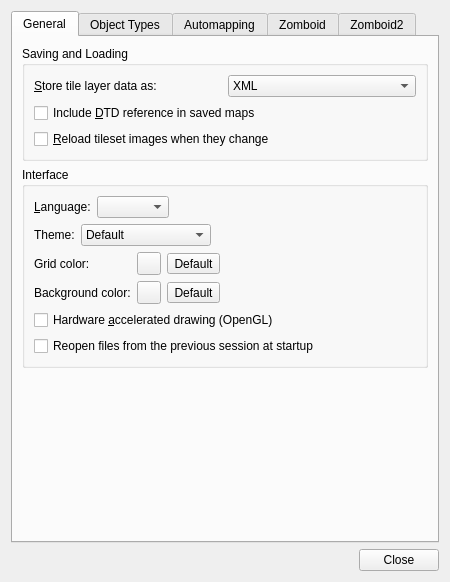
<?xml version="1.0" encoding="UTF-8"?>
<ui version="4.0">
 <class>PreferencesDialog</class>
 <widget class="QDialog" name="PreferencesDialog">
  <property name="geometry">
   <rect>
    <x>0</x>
    <y>0</y>
    <width>462</width>
    <height>491</height>
   </rect>
  </property>
  <property name="windowTitle">
   <string>Preferences</string>
  </property>
  <layout class="QVBoxLayout" name="verticalLayout">
   <property name="sizeConstraint">
    <enum>QLayout::SetFixedSize</enum>
   </property>
   <item>
    <widget class="QTabWidget" name="tabWidget">
     <property name="currentIndex">
      <number>0</number>
     </property>
     <widget class="QWidget" name="tab">
      <attribute name="title">
       <string>General</string>
      </attribute>
      <layout class="QVBoxLayout" name="verticalLayout_2">
       <item>
        <widget class="QGroupBox" name="groupBox">
         <property name="title">
          <string>Saving and Loading</string>
         </property>
         <layout class="QGridLayout" name="gridLayout">
          <item row="0" column="1">
           <widget class="QComboBox" name="layerDataCombo">
            <item>
             <property name="text">
              <string>XML</string>
             </property>
            </item>
            <item>
             <property name="text">
              <string>Base64 (uncompressed)</string>
             </property>
            </item>
            <item>
             <property name="text">
              <string>Base64 (gzip compressed)</string>
             </property>
            </item>
            <item>
             <property name="text">
              <string>Base64 (zlib compressed)</string>
             </property>
            </item>
            <item>
             <property name="text">
              <string>CSV</string>
             </property>
            </item>
           </widget>
          </item>
          <item row="3" column="0" colspan="2">
           <widget class="QCheckBox" name="reloadTilesetImages">
            <property name="text">
             <string>&amp;Reload tileset images when they change</string>
            </property>
           </widget>
          </item>
          <item row="2" column="0" colspan="2">
           <widget class="QCheckBox" name="enableDtd">
            <property name="toolTip">
             <string>Not enabled by default since a reference to an external DTD is known to cause problems with some XML parsers.</string>
            </property>
            <property name="text">
             <string>Include &amp;DTD reference in saved maps</string>
            </property>
           </widget>
          </item>
          <item row="0" column="0">
           <widget class="QLabel" name="label">
            <property name="text">
             <string>&amp;Store tile layer data as:</string>
            </property>
            <property name="buddy">
             <cstring>layerDataCombo</cstring>
            </property>
           </widget>
          </item>
         </layout>
        </widget>
       </item>
       <item>
        <widget class="QGroupBox" name="groupBox_2">
         <property name="title">
          <string>Interface</string>
         </property>
         <layout class="QVBoxLayout" name="verticalLayout_9">
          <property name="sizeConstraint">
           <enum>QLayout::SetDefaultConstraint</enum>
          </property>
          <item>
           <layout class="QHBoxLayout" name="horizontalLayout_3">
            <item>
             <widget class="QLabel" name="label_2">
              <property name="text">
               <string>&amp;Language:</string>
              </property>
              <property name="buddy">
               <cstring>languageCombo</cstring>
              </property>
             </widget>
            </item>
            <item>
             <widget class="QComboBox" name="languageCombo"/>
            </item>
            <item>
             <spacer name="horizontalSpacer_2">
              <property name="orientation">
               <enum>Qt::Horizontal</enum>
              </property>
              <property name="sizeHint" stdset="0">
               <size>
                <width>40</width>
                <height>20</height>
               </size>
              </property>
             </spacer>
            </item>
           </layout>
          </item>
          <item>
           <layout class="QHBoxLayout" name="themeLayout">
            <item>
             <widget class="QLabel" name="themeLabel">
              <property name="text">
               <string>Theme:</string>
              </property>
             </widget>
            </item>
            <item>
             <widget class="QComboBox" name="themeCombo">
              <item>
               <property name="text">
                <string>Default</string>
               </property>
              </item>
              <item>
               <property name="text">
                <string>Breeze (Dark)</string>
               </property>
              </item>
              <item>
               <property name="text">
                <string>QDarkStyle (Dark)</string>
               </property>
              </item>
              <item>
               <property name="text">
                <string>QDarkStyle (Light)</string>
               </property>
              </item>
             </widget>
            </item>
            <item>
             <spacer name="horizontalSpacer_6">
              <property name="orientation">
               <enum>Qt::Horizontal</enum>
              </property>
              <property name="sizeHint" stdset="0">
               <size>
                <width>40</width>
                <height>20</height>
               </size>
              </property>
             </spacer>
            </item>
           </layout>
          </item>
          <item>
           <layout class="QGridLayout" name="gridLayout_2">
            <item row="2" column="2">
             <widget class="QToolButton" name="bgColorReset">
              <property name="text">
               <string>Default</string>
              </property>
             </widget>
            </item>
            <item row="0" column="0">
             <widget class="QLabel" name="label_3">
              <property name="text">
               <string>Grid color:</string>
              </property>
             </widget>
            </item>
            <item row="2" column="1">
             <widget class="Tiled::Internal::ColorButton" name="bgColor"/>
            </item>
            <item row="2" column="0">
             <widget class="QLabel" name="label_5">
              <property name="text">
               <string>Background color:</string>
              </property>
             </widget>
            </item>
            <item row="0" column="1">
             <widget class="Tiled::Internal::ColorButton" name="gridColor"/>
            </item>
            <item row="2" column="3">
             <spacer name="horizontalSpacer_4">
              <property name="orientation">
               <enum>Qt::Horizontal</enum>
              </property>
              <property name="sizeHint" stdset="0">
               <size>
                <width>40</width>
                <height>20</height>
               </size>
              </property>
             </spacer>
            </item>
            <item row="0" column="2">
             <widget class="QToolButton" name="gridColorReset">
              <property name="text">
               <string>Default</string>
              </property>
             </widget>
            </item>
           </layout>
          </item>
          <item>
           <layout class="QHBoxLayout" name="horizontalLayout_5"/>
          </item>
          <item>
           <widget class="QCheckBox" name="openGL">
            <property name="text">
             <string>Hardware &amp;accelerated drawing (OpenGL)</string>
            </property>
           </widget>
          </item>
          <item>
           <widget class="QCheckBox" name="restoreLastSession">
            <property name="text">
             <string>Reopen files from the previous session at startup</string>
            </property>
            <property name="checked">
             <bool>false</bool>
            </property>
           </widget>
          </item>
         </layout>
        </widget>
       </item>
       <item>
        <spacer name="verticalSpacer">
         <property name="orientation">
          <enum>Qt::Vertical</enum>
         </property>
         <property name="sizeHint" stdset="0">
          <size>
           <width>381</width>
           <height>1</height>
          </size>
         </property>
        </spacer>
       </item>
      </layout>
     </widget>
     <widget class="QWidget" name="tab_2">
      <attribute name="title">
       <string>Object Types</string>
      </attribute>
      <layout class="QVBoxLayout" name="verticalLayout_3">
       <item>
        <widget class="QGroupBox" name="groupBox_3">
         <property name="title">
          <string>Object Types</string>
         </property>
         <layout class="QVBoxLayout" name="verticalLayout_4">
          <item>
           <widget class="QTableView" name="objectTypesTable">
            <property name="selectionBehavior">
             <enum>QAbstractItemView::SelectRows</enum>
            </property>
            <property name="verticalScrollMode">
             <enum>QAbstractItemView::ScrollPerPixel</enum>
            </property>
            <property name="wordWrap">
             <bool>false</bool>
            </property>
            <attribute name="horizontalHeaderHighlightSections">
             <bool>false</bool>
            </attribute>
            <attribute name="verticalHeaderVisible">
             <bool>false</bool>
            </attribute>
            <attribute name="verticalHeaderHighlightSections">
             <bool>false</bool>
            </attribute>
           </widget>
          </item>
          <item>
           <layout class="QHBoxLayout" name="horizontalLayout">
            <item>
             <widget class="QToolButton" name="addObjectTypeButton">
              <property name="toolTip">
               <string>Add Object Type</string>
              </property>
              <property name="text">
               <string>Add</string>
              </property>
              <property name="icon">
               <iconset resource="tiled.qrc">
                <normaloff>:/images/22x22/add.png</normaloff>:/images/22x22/add.png</iconset>
              </property>
              <property name="autoRaise">
               <bool>true</bool>
              </property>
             </widget>
            </item>
            <item>
             <widget class="QToolButton" name="removeObjectTypeButton">
              <property name="enabled">
               <bool>false</bool>
              </property>
              <property name="toolTip">
               <string>Remove Selected Object Types</string>
              </property>
              <property name="text">
               <string>Remove</string>
              </property>
              <property name="icon">
               <iconset resource="tiled.qrc">
                <normaloff>:/images/22x22/remove.png</normaloff>:/images/22x22/remove.png</iconset>
              </property>
              <property name="autoRaise">
               <bool>true</bool>
              </property>
             </widget>
            </item>
            <item>
             <spacer name="horizontalSpacer">
              <property name="orientation">
               <enum>Qt::Horizontal</enum>
              </property>
              <property name="sizeHint" stdset="0">
               <size>
                <width>40</width>
                <height>20</height>
               </size>
              </property>
             </spacer>
            </item>
            <item>
             <widget class="QPushButton" name="importObjectTypesButton">
              <property name="sizePolicy">
               <sizepolicy hsizetype="Minimum" vsizetype="Minimum">
                <horstretch>0</horstretch>
                <verstretch>0</verstretch>
               </sizepolicy>
              </property>
              <property name="text">
               <string>Import...</string>
              </property>
             </widget>
            </item>
            <item>
             <widget class="QPushButton" name="exportObjectTypesButton">
              <property name="sizePolicy">
               <sizepolicy hsizetype="Fixed" vsizetype="Minimum">
                <horstretch>0</horstretch>
                <verstretch>0</verstretch>
               </sizepolicy>
              </property>
              <property name="text">
               <string>Export...</string>
              </property>
             </widget>
            </item>
           </layout>
          </item>
         </layout>
        </widget>
       </item>
      </layout>
     </widget>
     <widget class="QWidget" name="tab_3">
      <attribute name="title">
       <string>Automapping</string>
      </attribute>
      <layout class="QVBoxLayout" name="verticalLayout_5">
       <item>
        <widget class="QCheckBox" name="autoMapWhileDrawing">
         <property name="text">
          <string>Use Automapping, when drawing into layers</string>
         </property>
        </widget>
       </item>
       <item>
        <spacer name="verticalSpacer_3">
         <property name="orientation">
          <enum>Qt::Vertical</enum>
         </property>
         <property name="sizeHint" stdset="0">
          <size>
           <width>20</width>
           <height>40</height>
          </size>
         </property>
        </spacer>
       </item>
      </layout>
     </widget>
     <widget class="QWidget" name="tab_4">
      <attribute name="title">
       <string>Zomboid</string>
      </attribute>
      <layout class="QVBoxLayout" name="verticalLayout_7">
       <item>
        <widget class="QGroupBox" name="configBox">
         <property name="sizePolicy">
          <sizepolicy hsizetype="Preferred" vsizetype="Preferred">
           <horstretch>0</horstretch>
           <verstretch>0</verstretch>
          </sizepolicy>
         </property>
         <property name="title">
          <string>Config Directory</string>
         </property>
         <property name="alignment">
          <set>Qt::AlignLeading|Qt::AlignLeft|Qt::AlignVCenter</set>
         </property>
         <layout class="QVBoxLayout" name="verticalLayout_6">
          <item>
           <widget class="QLabel" name="label_4">
            <property name="text">
             <string>Shared catalog directory containing Tilesets.txt, Rules.txt and Building*.txt. WorldEd, TileZed and BuildingEd use the same path from settings/PZTools.ini.</string>
            </property>
            <property name="wordWrap">
             <bool>true</bool>
            </property>
           </widget>
          </item>
          <item>
           <layout class="QHBoxLayout" name="configLayout">
            <item>
             <widget class="QLineEdit" name="configDirectory">
              <property name="sizePolicy">
               <sizepolicy hsizetype="Expanding" vsizetype="Preferred">
                <horstretch>0</horstretch>
                <verstretch>0</verstretch>
               </sizepolicy>
              </property>
              <property name="readOnly">
               <bool>true</bool>
              </property>
             </widget>
            </item>
            <item>
             <widget class="QPushButton" name="sharedPathsButton">
              <property name="text">
               <string>Change Shared Paths...</string>
              </property>
             </widget>
            </item>
           </layout>
          </item>
         </layout>
        </widget>
       </item>
       <item>
        <widget class="QGroupBox" name="groupBox_4">
         <property name="title">
          <string>Thumbnails Directory</string>
         </property>
         <layout class="QVBoxLayout" name="verticalLayout_10">
          <item>
           <widget class="QLabel" name="label_7">
            <property name="text">
             <string>This is where building and map thumbnail images are stored.  Leave blank to store thumbnails in a subdirectory named .pzeditor in the same directory as each building or map file.</string>
            </property>
            <property name="wordWrap">
             <bool>true</bool>
            </property>
           </widget>
          </item>
          <item>
           <layout class="QHBoxLayout" name="horizontalLayout_4">
            <item>
             <widget class="QLineEdit" name="thumbnailEdit"/>
            </item>
            <item>
             <widget class="QToolButton" name="thumbnailButton">
              <property name="text">
               <string>...</string>
              </property>
             </widget>
            </item>
           </layout>
          </item>
         </layout>
        </widget>
       </item>
       <item>
        <widget class="QGroupBox" name="configBox_2">
         <property name="sizePolicy">
          <sizepolicy hsizetype="Preferred" vsizetype="Preferred">
           <horstretch>0</horstretch>
           <verstretch>0</verstretch>
          </sizepolicy>
         </property>
         <property name="title">
          <string>WorldEd Project Files</string>
         </property>
         <property name="alignment">
          <set>Qt::AlignLeading|Qt::AlignLeft|Qt::AlignVCenter</set>
         </property>
         <layout class="QVBoxLayout" name="verticalLayout_8">
          <item>
           <widget class="QLabel" name="label_6">
            <property name="text">
             <string>Used for adjacent maps and lots.  Restart TileZed to see changes.</string>
            </property>
            <property name="wordWrap">
             <bool>true</bool>
            </property>
           </widget>
          </item>
          <item>
           <widget class="QListWidget" name="listPZW">
            <property name="maximumSize">
             <size>
              <width>16777215</width>
              <height>96</height>
             </size>
            </property>
            <property name="selectionBehavior">
             <enum>QAbstractItemView::SelectRows</enum>
            </property>
           </widget>
          </item>
          <item>
           <layout class="QHBoxLayout" name="horizontalLayout_2">
            <item>
             <widget class="QToolButton" name="addPZW">
              <property name="toolTip">
               <string>Add Project</string>
              </property>
              <property name="text">
               <string>Add</string>
              </property>
              <property name="icon">
               <iconset resource="tiled.qrc">
                <normaloff>:/images/22x22/add.png</normaloff>:/images/22x22/add.png</iconset>
              </property>
              <property name="autoRaise">
               <bool>true</bool>
              </property>
             </widget>
            </item>
            <item>
             <widget class="QToolButton" name="removePZW">
              <property name="enabled">
               <bool>true</bool>
              </property>
              <property name="toolTip">
               <string>Remove Selected Project</string>
              </property>
              <property name="text">
               <string>Remove</string>
              </property>
              <property name="icon">
               <iconset resource="tiled.qrc">
                <normaloff>:/images/22x22/remove.png</normaloff>:/images/22x22/remove.png</iconset>
              </property>
              <property name="autoRaise">
               <bool>true</bool>
              </property>
             </widget>
            </item>
            <item>
             <widget class="QToolButton" name="raisePZW">
              <property name="toolTip">
               <string>Raise Project</string>
              </property>
              <property name="text">
               <string>...</string>
              </property>
              <property name="icon">
               <iconset resource="tiled.qrc">
                <normaloff>:/images/16x16/go-up.png</normaloff>:/images/16x16/go-up.png</iconset>
              </property>
              <property name="toolButtonStyle">
               <enum>Qt::ToolButtonIconOnly</enum>
              </property>
              <property name="autoRaise">
               <bool>true</bool>
              </property>
             </widget>
            </item>
            <item>
             <widget class="QToolButton" name="lowerPZW">
              <property name="toolTip">
               <string>Lower Project</string>
              </property>
              <property name="text">
               <string>...</string>
              </property>
              <property name="icon">
               <iconset resource="tiled.qrc">
                <normaloff>:/images/16x16/go-down.png</normaloff>:/images/16x16/go-down.png</iconset>
              </property>
              <property name="toolButtonStyle">
               <enum>Qt::ToolButtonIconOnly</enum>
              </property>
              <property name="autoRaise">
               <bool>true</bool>
              </property>
             </widget>
            </item>
            <item>
             <spacer name="horizontalSpacer_3">
              <property name="orientation">
               <enum>Qt::Horizontal</enum>
              </property>
              <property name="sizeHint" stdset="0">
               <size>
                <width>40</width>
                <height>20</height>
               </size>
              </property>
             </spacer>
            </item>
           </layout>
          </item>
         </layout>
        </widget>
       </item>
       <item>
        <widget class="QCheckBox" name="showAdjacent">
         <property name="text">
          <string>Show adjacent maps.  Requires closing/opening a map to see changes.</string>
         </property>
        </widget>
       </item>
       <item>
        <spacer name="verticalSpacer_2">
         <property name="orientation">
          <enum>Qt::Vertical</enum>
         </property>
         <property name="sizeHint" stdset="0">
          <size>
           <width>20</width>
           <height>40</height>
          </size>
         </property>
        </spacer>
       </item>
      </layout>
     </widget>
     <widget class="QWidget" name="tab_5">
      <attribute name="title">
       <string>Zomboid2</string>
      </attribute>
      <layout class="QGridLayout" name="gridLayout_3">
       <item row="0" column="0">
        <widget class="QGroupBox" name="tilePropertiesGroupBox">
         <property name="sizePolicy">
          <sizepolicy hsizetype="Preferred" vsizetype="Preferred">
           <horstretch>0</horstretch>
           <verstretch>0</verstretch>
          </sizepolicy>
         </property>
         <property name="title">
          <string>Tile Property Files (.tiles, .tiles.txt)</string>
         </property>
         <property name="alignment">
          <set>Qt::AlignLeading|Qt::AlignLeft|Qt::AlignVCenter</set>
         </property>
         <layout class="QVBoxLayout" name="verticalLayout_11">
          <item>
           <widget class="QListWidget" name="tilePropertiesListWidget">
            <property name="maximumSize">
             <size>
              <width>16777215</width>
              <height>96</height>
             </size>
            </property>
            <property name="selectionBehavior">
             <enum>QAbstractItemView::SelectRows</enum>
            </property>
           </widget>
          </item>
          <item>
           <layout class="QHBoxLayout" name="tilePropertiesLayout">
            <item>
             <widget class="QToolButton" name="addPZPropertiesFile">
              <property name="toolTip">
               <string>Add Project</string>
              </property>
              <property name="text">
               <string>Add</string>
              </property>
              <property name="icon">
               <iconset resource="tiled.qrc">
                <normaloff>:/images/22x22/add.png</normaloff>:/images/22x22/add.png</iconset>
              </property>
              <property name="autoRaise">
               <bool>true</bool>
              </property>
             </widget>
            </item>
            <item>
             <widget class="QToolButton" name="removePZPropertiesFile">
              <property name="enabled">
               <bool>true</bool>
              </property>
              <property name="toolTip">
               <string>Remove Selected Project</string>
              </property>
              <property name="text">
               <string>Remove</string>
              </property>
              <property name="icon">
               <iconset resource="tiled.qrc">
                <normaloff>:/images/22x22/remove.png</normaloff>:/images/22x22/remove.png</iconset>
              </property>
              <property name="autoRaise">
               <bool>true</bool>
              </property>
             </widget>
            </item>
            <item>
             <widget class="QToolButton" name="raisePZPropertiesFile">
              <property name="toolTip">
               <string>Raise Project</string>
              </property>
              <property name="text">
               <string>...</string>
              </property>
              <property name="icon">
               <iconset resource="tiled.qrc">
                <normaloff>:/images/16x16/go-up.png</normaloff>:/images/16x16/go-up.png</iconset>
              </property>
              <property name="toolButtonStyle">
               <enum>Qt::ToolButtonIconOnly</enum>
              </property>
              <property name="autoRaise">
               <bool>true</bool>
              </property>
             </widget>
            </item>
            <item>
             <widget class="QToolButton" name="lowerPZPropertiesFile">
              <property name="toolTip">
               <string>Lower Project</string>
              </property>
              <property name="text">
               <string>...</string>
              </property>
              <property name="icon">
               <iconset resource="tiled.qrc">
                <normaloff>:/images/16x16/go-down.png</normaloff>:/images/16x16/go-down.png</iconset>
              </property>
              <property name="toolButtonStyle">
               <enum>Qt::ToolButtonIconOnly</enum>
              </property>
              <property name="autoRaise">
               <bool>true</bool>
              </property>
             </widget>
            </item>
            <item>
             <spacer name="horizontalSpacer_5">
              <property name="orientation">
               <enum>Qt::Horizontal</enum>
              </property>
              <property name="sizeHint" stdset="0">
               <size>
                <width>40</width>
                <height>20</height>
               </size>
              </property>
             </spacer>
            </item>
           </layout>
          </item>
          <item>
           <spacer name="tilePropertiesSpacer">
            <property name="orientation">
             <enum>Qt::Vertical</enum>
            </property>
            <property name="sizeHint" stdset="0">
             <size>
              <width>20</width>
              <height>40</height>
             </size>
            </property>
           </spacer>
          </item>
         </layout>
        </widget>
       </item>
      </layout>
     </widget>
    </widget>
   </item>
   <item>
    <widget class="QDialogButtonBox" name="buttonBox">
     <property name="orientation">
      <enum>Qt::Horizontal</enum>
     </property>
     <property name="standardButtons">
      <set>QDialogButtonBox::Close</set>
     </property>
    </widget>
   </item>
  </layout>
 </widget>
 <customwidgets>
  <customwidget>
   <class>Tiled::Internal::ColorButton</class>
   <extends>QToolButton</extends>
   <header location="global">colorbutton.h</header>
  </customwidget>
 </customwidgets>
 <tabstops>
  <tabstop>layerDataCombo</tabstop>
  <tabstop>enableDtd</tabstop>
  <tabstop>reloadTilesetImages</tabstop>
  <tabstop>openGL</tabstop>
  <tabstop>objectTypesTable</tabstop>
  <tabstop>addObjectTypeButton</tabstop>
  <tabstop>removeObjectTypeButton</tabstop>
  <tabstop>importObjectTypesButton</tabstop>
  <tabstop>exportObjectTypesButton</tabstop>
  <tabstop>autoMapWhileDrawing</tabstop>
  <tabstop>buttonBox</tabstop>
 </tabstops>
 <resources>
  <include location="tiled.qrc"/>
 </resources>
 <connections>
  <connection>
   <sender>buttonBox</sender>
   <signal>rejected()</signal>
   <receiver>PreferencesDialog</receiver>
   <slot>reject()</slot>
   <hints>
    <hint type="sourcelabel">
     <x>322</x>
     <y>481</y>
    </hint>
    <hint type="destinationlabel">
     <x>315</x>
     <y>312</y>
    </hint>
   </hints>
  </connection>
 </connections>
 <designerdata>
  <property name="gridDeltaX">
   <number>10</number>
  </property>
  <property name="gridDeltaY">
   <number>10</number>
  </property>
  <property name="gridSnapX">
   <bool>true</bool>
  </property>
  <property name="gridSnapY">
   <bool>true</bool>
  </property>
  <property name="gridVisible">
   <bool>true</bool>
  </property>
 </designerdata>
</ui>
